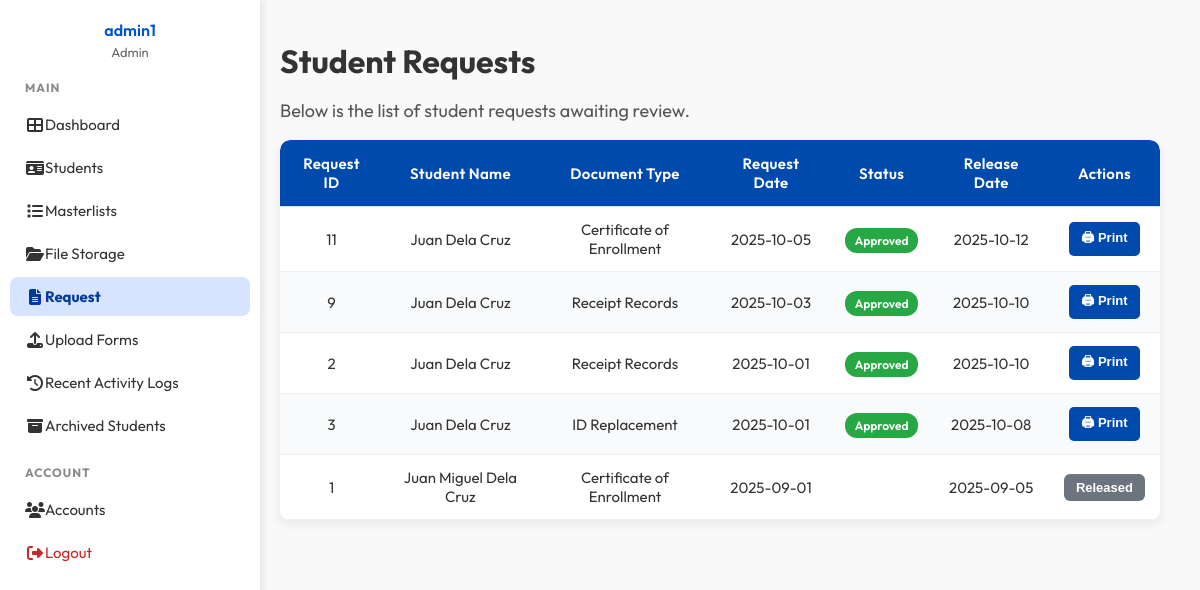
The page /admin/Request.php (signed in) on the database its author committed.
### tables this page shows
CREATE TABLE `users` (
  `user_id` int(11) NOT NULL,
  `username` varchar(255) DEFAULT NULL,
  `email` varchar(255) NOT NULL,
  `password_hash` text DEFAULT NULL,
  `role_id` int(11) DEFAULT NULL,
  `active` tinyint(1) DEFAULT NULL
);

CREATE TABLE `roles` (
  `role_id` int(11) NOT NULL,
  `name` varchar(255) DEFAULT NULL,
  `description` text DEFAULT NULL
);

CREATE TABLE `document_requests` (
  `request_id` int(11) NOT NULL,
  `student_id` varchar(255) DEFAULT NULL,
  `document_type` varchar(255) DEFAULT NULL,
  `notes` text NOT NULL,
  `request_date` date DEFAULT NULL,
  `status` varchar(255) DEFAULT NULL,
  `release_date` date DEFAULT NULL
);

CREATE TABLE `students` (
  `student_id` varchar(255) NOT NULL,
  `user_id` int(11) DEFAULT NULL,
  `first_name` varchar(255) DEFAULT NULL,
  `last_name` varchar(255) DEFAULT NULL,
  `birthdate` date DEFAULT NULL,
  `gender` varchar(255) DEFAULT NULL,
  `program` varchar(50) NOT NULL,
  `year_level` int(11) DEFAULT NULL,
  `section` int(10) NOT NULL,
  `student_status` varchar(255) DEFAULT NULL,
  `photo_path` text DEFAULT NULL,
  `date_registered` date DEFAULT NULL,
  `email` varchar(255) DEFAULT NULL,
  `contact_no` varchar(255) DEFAULT NULL
);

### admin/Request.php (the view, shortened to what this page needs)
<?php
require_once __DIR__ . "/../Database/connection.php";
$sql = "SELECT r.request_id, r.document_type, r.request_date, r.status, r.release_date,
               s.first_name, s.last_name
        FROM document_requests r
        LEFT JOIN students s ON r.student_id = s.student_id
        ORDER BY r.request_date DESC";
$result = $conn->query($sql);
$requests = $result->fetch_all(MYSQLI_ASSOC);
?>
<!DOCTYPE html>
<html lang="en">
<head>
  <link rel="stylesheet" href="../components/css/StaffRequest.css">
</head>
<body>
<?php include 'AdminSidenav.php'; ?>
<div class="container">
  <h1>  Student Requests</h1>
  <p>Below is the list of student requests awaiting review.</p>
  <table class="requests-table">
    <thead>
      <tr>
        <th>Request ID</th>
        <th>Student Name</th>
        <th>Document Type</th>
        <th>Request Date</th>
        <th>Status</th>
        <th>Release Date</th>
        <th>Actions</th>
      </tr>
    </thead>
    <tbody>
      <?php if ($requests): ?>
        <?php foreach ($requests as $req): ?>
        <tr>
          <td><?= $req['request_id'] ?></td>
          <td><?= htmlspecialchars($req['first_name'] . " " . $req['last_name']) ?></td>
          <td><?= htmlspecialchars($req['document_type']) ?></td>
          <td><?= $req['request_date'] ?></td>
          <td><span class="status <?= $req['status'] ?>"><?= $req['status'] ?></span></td>
          <td><?= $req['release_date'] ? $req['release_date'] : "-" ?></td>
          <td>
            <?php if ($req['status'] === "Pending"): ?>
              <a href="?approve=<?= $req['request_id'] ?>"><button class="approve">Approve</button></a>
              <a href="?decline=<?= $req['request_id'] ?>"><button class="decline">Decline</button></a>
            <?php elseif ($req['status'] === "Approved"): ?>
              <a href="print_request.php?id=<?= $req['request_id'] ?>" target="_blank">
                <button class="print">🖨 Print</button>
              </a>
            <?php else: ?>
              <button disabled><?= $req['status'] ?></button>
            <?php endif; ?>
          </td>
        </tr>
        <?php endforeach; ?>
      <?php else: ?>
        <tr><td colspan="7">No requests found.</td></tr>
      <?php endif; ?>
    </tbody>
  </table>
</div>
</body>
</html>

### admin/AdminSidenav.php (shortened to what this page needs)
<?php
  require_once __DIR__ . "/../Database/connection.php";
  $current_page = basename($_SERVER['PHP_SELF']);
  $user_id = $_SESSION['user_id'];
  $stmt = $conn->prepare("
      SELECT u.username, r.name AS role_name
      FROM users u
      JOIN roles r ON u.role_id = r.role_id
      WHERE u.user_id = ?
  ");
  $stmt->bind_param("i", $user_id);
  $stmt->execute();
  $result = $stmt->get_result();
  $user = $result->fetch_assoc();
  $staffName = $user['username'] ?? "Unknown User";
  $staffRole = $user['role_name'] ?? "Unknown Role";
?>
<!DOCTYPE html>
<html lang="en">
<head>
  <link rel="stylesheet" href="https://cdnjs.cloudflare.com/ajax/libs/font-awesome/6.4.0/css/all.min.css">
</head>
<body>
<div class="sidebar collapsed" id="sidebar">
  <div class="sidebar-header">
    <h3 class="sidebar-text"><?= htmlspecialchars($staffName) ?></h3>
    <p class="sidebar-text"><?= htmlspecialchars($staffRole) ?></p>
  </div>
  <div class="sidebar-section">
    <h4 class="sidebar-text">MAIN</h4>
    <a href="index.php" class="<?= $current_page=='index.php' ? 'active' : '' ?>">
      <i class="fas fa-th-large"></i><span class="sidebar-text"> Dashboard</span>
    </a>
    <a href="StudentInfo.php" class="<?= $current_page=='StudentInfo.php' ? 'active' : '' ?>">
      <i class="fas fa-id-card"></i><span class="sidebar-text"> Students</span>
    </a>
    <a href="Masterlist.php" class="<?= $current_page=='Masterlist.php' ? 'active' : '' ?>">
      <i class="fas fa-list"></i><span class="sidebar-text"> Masterlists</span>
    </a>
    <a href="FileStorage.php" class="<?= $current_page=='FileStorage.php' ? 'active' : '' ?>">
      <i class="fas fa-folder-open"></i><span class="sidebar-text"> File Storage</span>
    </a>
    <a href="Request.php" class="<?= $current_page=='Request.php' ? 'active' : '' ?>">
      <i class="fas fa-file-alt"></i><span class="sidebar-text"> Request</span>
    </a>
     <a href="upload_forms.php" class="<?= $current_page=='upload_forms.php' ? 'active' : '' ?>">
      <i class="fas fa-upload"></i><span class="sidebar-text"> Upload Forms</span>
    </a>
    <a href="ActivityLogs.php" class="<?= $current_page=='ActivityLogs.php' ? 'active' : '' ?>">
      <i class="fas fa-history"></i><span class="sidebar-text"> Recent Activity Logs</span>
    </a>
    <a href="ArchivedStudents.php" class="<?= $current_page=='ArchivedStudents.php' ? 'active' : '' ?>">
      <i class="fas fa-archive"></i><span class="sidebar-text"> Archived Students</span>
    </a>
  </div>
  <div class="sidebar-section">
    <h4 class="sidebar-text">ACCOUNT</h4>
    <a href="Accounts.php" class="<?= $current_page=='Accounts.php' ? 'active' : '' ?>">
      <i class="fas fa-users"></i><span class="sidebar-text"> Accounts</span>
    </a>
    <a href="../Database/logout.php" class="logout">
      <i class="fas fa-sign-out-alt"></i><span class="sidebar-text"> Logout</span>
    </a>
  </div>
</div>
</body>
</html>

### components/css/StaffRequest.css (style rules this page uses)
body { margin: 0; font-family: 'Outfit', sans-serif; background: url('../img/bg.jpg') no-repeat center center fixed; background-size: cover; min-height: 100vh; }
.container { flex: 1; margin-left: 240px; padding: 20px 40px; transition: margin-left 0.3s ease; box-sizing: border-box; position: relative; background: none; }
.container > * { position: relative; z-index: 1; }
h1 { font-size: 32px; margin-bottom: 10px; }
p { font-size: 18px; color: #555; }
.requests-table { width: 100%; border-collapse: separate; border-spacing: 0; background: #ffffff; border-radius: 10px; overflow: hidden; box-shadow: 0 4px 12px rgba(0,0,0,0.08); margin-top: 15px; font-family: 'Outfit', sans-serif; font-size: 15px; }
.requests-table thead { background: #004aad; color: #ffffff; }
.requests-table th { padding: 14px 16px; text-align: center; font-weight: 600; letter-spacing: 0.3px; border-bottom: 1px solid #ddd; }
.requests-table td { padding: 13px 15px; text-align: center; border-bottom: 1px solid #eee; }
.requests-table tbody tr:nth-child(odd) { background-color: #ffffff; }
.requests-table tbody tr:nth-child(even) { background-color: #f9fafb; }
.requests-table th:first-child { border-top-left-radius: 10px; }
.requests-table th:last-child { border-top-right-radius: 10px; }
.requests-table button { padding: 6px 12px; border: none; border-radius: 6px; cursor: pointer; font-size: 13px; background: #0073e6; color: #fff; transition: background 0.3s ease; }
.status { padding: 5px 10px; border-radius: 12px; color: #fff; font-weight: 600; text-transform: capitalize; font-size: 12px; }
.status.Approved { background: #28a745; }
button { padding: 6px 12px; border: none; border-radius: 6px; font-weight: 600; cursor: pointer; transition: background 0.3s, transform 0.2s; }
button[disabled] { background: #6c757d; cursor: not-allowed; }
button.print { background: #004aad; color: white; padding: 6px 12px; border: none; border-radius: 5px; cursor: pointer; }

### admin/AdminSidenav.php (style rules this page uses)
body { margin: 0; font-family: 'Outfit', sans-serif; background: #f9f9f9; color: #333; display: flex; }
.sidebar { position: fixed; left: 0; top: 0; height: 100%; width: 240px; background: #fff; color: #333; box-shadow: 2px 0 8px rgba(0,0,0,0.1); padding: 20px 10px; transition: width 0.3s ease; overflow-y: auto; z-index: 1000; }
.sidebar-header { text-align: center; margin-bottom: 20px; }
.sidebar-header h3 { margin: 0; font-size: 16px; font-weight: 600; color: #0056d2; }
.sidebar-header p { font-size: 13px; color: #666; margin: 4px 0 0; }
.sidebar-section { margin-bottom: 20px; }
.sidebar-section h4 { margin: 10px 15px; font-size: 12px; text-transform: uppercase; color: #888; letter-spacing: 1px; }
.sidebar a { display: flex; align-items: center; text-decoration: none; color: #333; padding: 10px 15px; border-radius: 8px; margin: 4px 0; transition: background 0.3s, color 0.3s; font-size: 15px; }
.sidebar a i { font-size: 16px; width: 20px; text-align: center; }
.sidebar a.active { background: #d6e4ff; color: #003b99; font-weight: bold; }
.sidebar a.logout { color: #c62828; }

### rows shown on the page
users: username "admin1", role.name "Admin"
document_requests: request_id "11", student.last_name "Juan Dela Cruz", document_type "Certificate of Enrollment", request_date "2025-10-05", status "Approved", release_date "2025-10-12"
document_requests: request_id "9", student.last_name "Juan Dela Cruz", document_type "Receipt Records", request_date "2025-10-03", status "Approved", release_date "2025-10-10"
document_requests: request_id "2", student.last_name "Juan Dela Cruz", document_type "Receipt Records", request_date "2025-10-01", status "Approved", release_date "2025-10-10"
document_requests: request_id "3", student.last_name "Juan Dela Cruz", document_type "ID Replacement", request_date "2025-10-01", status "Approved", release_date "2025-10-08"
document_requests: request_id "1", student.last_name "Juan Miguel Dela Cruz", document_type "Certificate of Enrollment", request_date "2025-09-01", release_date "2025-09-05", status "Released"
